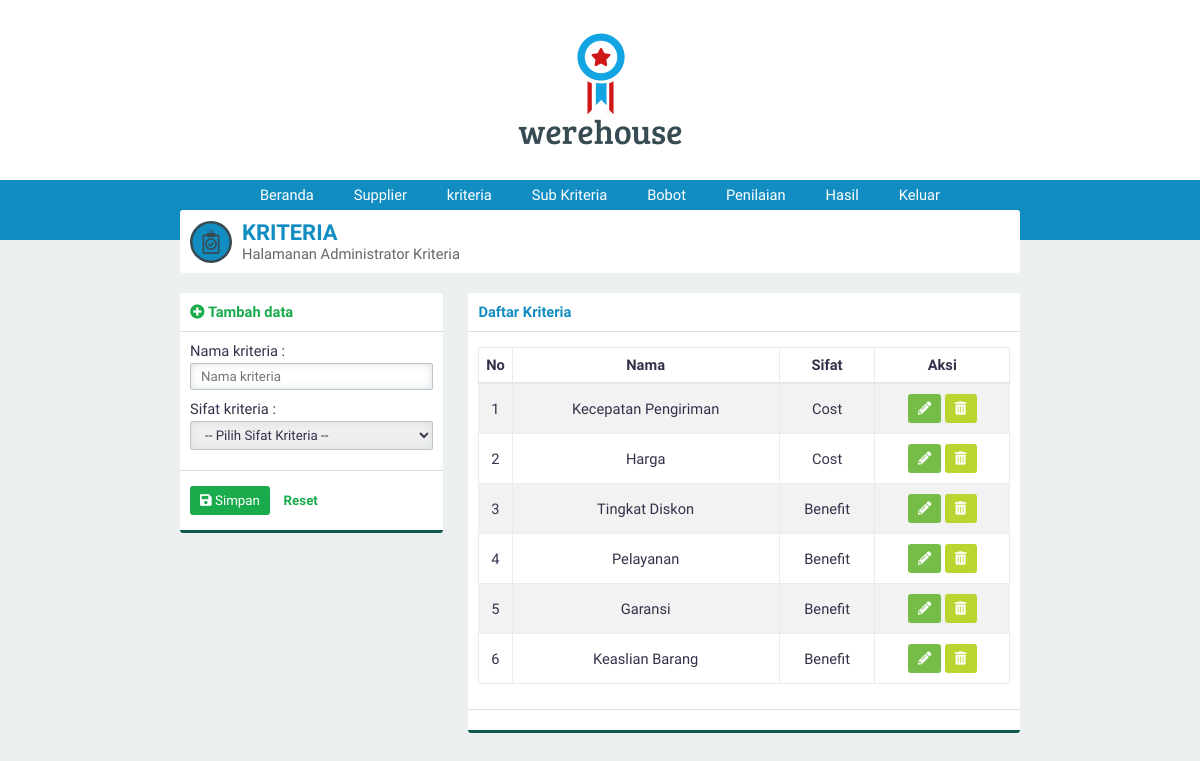
Screenshot of /?page=kriteria (signed in) with the database file from the repository.
### tables this page shows
CREATE TABLE `kriteria` (
  `id_kriteria` int(3) NOT NULL,
  `namaKriteria` varchar(30) NOT NULL,
  `sifat` enum('Benefit','Cost') NOT NULL
);

### page/kriteria.php (the view, shortened to what this page needs)
<div class="panel">
    <div class="panel-middle" id="judul">
        <img src="asset/image/kriteria.svg">
        <div id="judul-text">
            <h2 class="text-blue">KRITERIA</h2>
            Halamanan Administrator Kriteria
        </div>
    </div>
</div>
<div class="row">
    <div class="col-4">
        <div class="panel">
            <?php
            if (@htmlspecialchars($_GET['aksi'])=='ubah'){
                include 'ubahkriteria.php';
            }else{
                include 'tambahkriteria.php';
            }
            ?>
        </div>
    </div>
    <div class="col-8">
        <div class="panel">
            <div class="panel-top">
                <b class="text-blue">Daftar Kriteria</b>
            </div>
            <div class="panel-middle">
                <div class="table-responsive">
                    <table>
                        <thead><tr><th>No</th><th>Nama</th><th>Sifat</th><th>Aksi</th></tr></thead>
                        <tbody>
                        <?php
                        $query="SELECT * FROM kriteria";
                        $execute=$konek->query($query);
                        if ($execute->num_rows > 0){
                            $no=1;
                            while($data=$execute->fetch_array(MYSQLI_ASSOC)){
                                echo"
                                <tr id='data'>
                                    <td>$no</td>
                                    <td>$data[namaKriteria]</td>
                                    <td>$data[sifat]</td>
                                    <td><div class='norebuttom'>
                                    <a class=\"btn btn-light-green\" href='./?page=kriteria&aksi=ubah&id=".$data['id_kriteria']."'><i class='fa fa-pencil-alt'></i></a>
                                    <a class=\"btn btn-yellow\" data-a=".$data['namaKriteria']." id='hapus' href='./proses/proseshapus.php/?op=kriteria&id=".$data['id_kriteria']."'><i class='fa fa-trash-alt'></i></a></td>
                                </div></tr>";
                                $no++;
                            }
                        }else{
                            echo "<tr><td  class='text-center text-blue' colspan='4'><b>Kosong</b></td></tr>";
                        }
                        ?>
            <div class="panel-bottom"></div>

### asset/css/style.css (style rules this page uses)
* { padding: 0; margin: 0; font-family: 'Work Sans', sans-serif; color: #36304A; font-weight: 500; letter-spacing: normal; }
a { text-decoration: none; }
h2 { font-size: 1.5em; }
b, h1, h2, h3, h4, h5 { padding: 0; font-weight: 600 !important; margin: 0.83em 0em; }
.text-blue { color: #128dc2 !important; }
.btn { border: none; -webkit-padding: 7px 10px; -o-padding: 7px 10px; -moz-padding: 7px 10px; padding: 7px 10px; border-radius: 3px; margin: 5px 0px; display: inline-block; cursor: pointer; font-size: 10pt !important; }
.btn i { color: white !important; }
.btn-light-green { background-color: #76bd47; color: white !important; }
.btn-yellow { background-color: #bad530; color: white !important; }
.row { margin-top: 10px; display: flex; }
div[class^="col-"] { margin-left: 3%; }
div[class^="col-"]:first-child { margin-left: 0%; }
.col-4 { width: 31.3333333333%; }
.col-8 { width: 65.6666666667%; }
.table-responsive { overflow-y: hidden; }
table { width: 100%; text-align: center; border-collapse: collapse; margin: 5px 0px 15px 0px; }
table tr th { padding: 8px 0px; border: solid 1px #e9ecef; border-bottom: solid 2px #e4e7ea; font-weight: bold; }
table td { border: solid 1px #e9ecef; padding: 5px; }
table tr#data:nth-child(odd) { background-color: #f2f2f2; }
.panel { background-color: white; border-radius: 3px; -webkit-box-sizing: border-box; -moz-box-sizing: border-box; -o-box-sizing: border-box; box-sizing: border-box; margin-bottom: 20px; overflow: hidden; }
.panel-top { padding: 10px; box-sizing: padding-box; border-bottom: solid 1px #dddddd; }
.panel-middle { padding: 10px; box-sizing: padding-box; }
.panel-bottom { padding: 10px; border-bottom: solid 3px #135a4c; border-top: solid 1px #dddddd; }
body { background-color: #ECF0F1; display: flex; width: 100vw; height: 100vh; align-items: center; flex-direction: column; overflow-x: hidden; font-size: 11pt; }
#judul { display: flex; align-items: center; }
#judul img { margin-right: 10px; }
#judul #judul-text { color: #666666; }
#judul #judul-text h2 { margin: 0 !important; }

### rows the page displays
kriteria: namaKriteria "Kecepatan Pengiriman", sifat "Cost"
kriteria: namaKriteria "Harga", sifat "Cost"
kriteria: namaKriteria "Tingkat Diskon", sifat "Benefit"
kriteria: namaKriteria "Pelayanan", sifat "Benefit"
kriteria: namaKriteria "Garansi", sifat "Benefit"
kriteria: namaKriteria "Keaslian Barang", sifat "Benefit"
